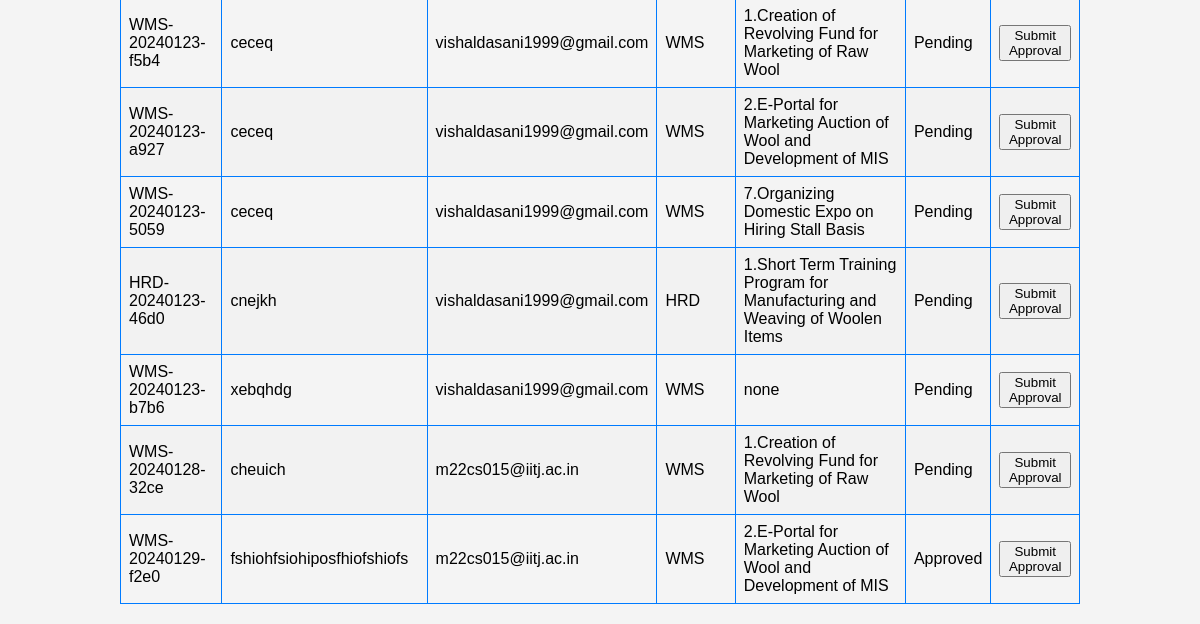
Before: /staff_dashboard/all-proposals/ (signed in, lower part) with the older database file.
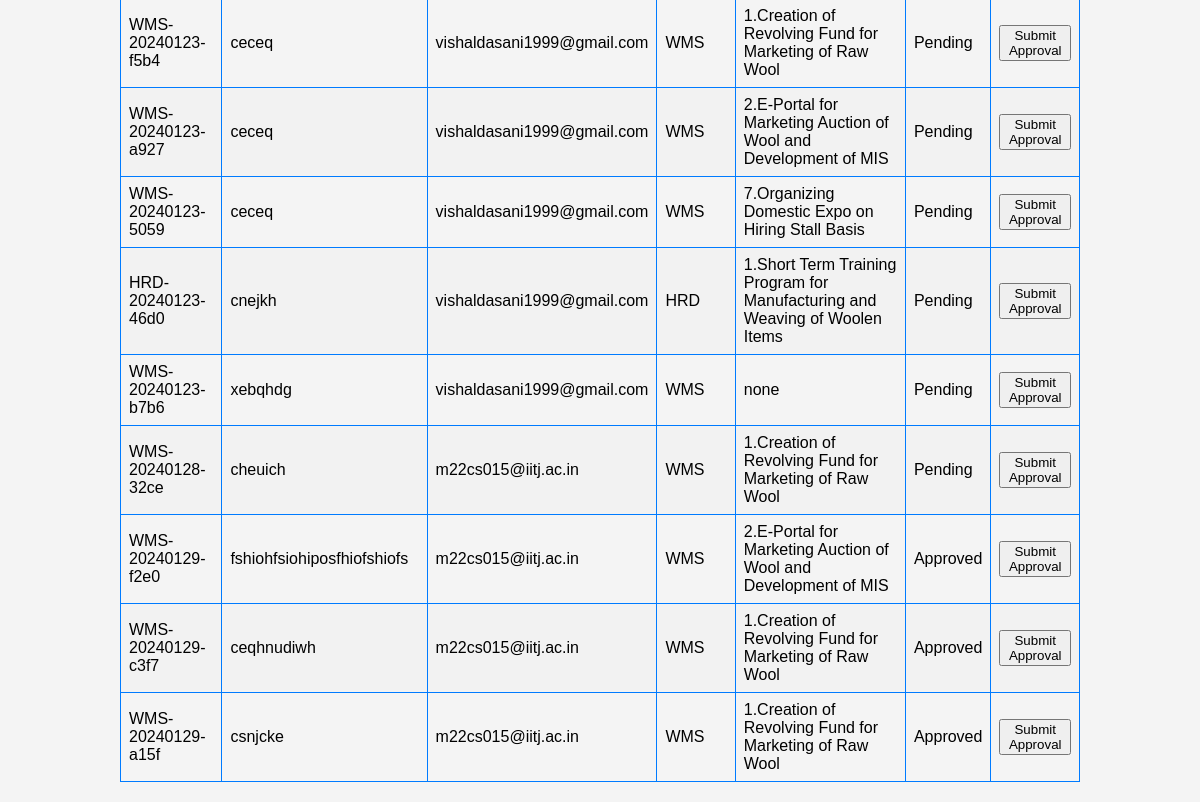
After: the same page with the newer database file.
### authapp/models.py (models this page shows, shortened)
class Proposal(models.Model):
    STATUS_CHOICES = [
        ('Pending', 'Pending'),
        ('Approved', 'Approved'),
        ('Completed', 'Completed'),
        ('Rejected', 'Rejected'),
        ('Resubmit','Resubmit')
    ]
    user = models.ForeignKey(settings.AUTH_USER_MODEL, on_delete=models.CASCADE)
    name_and_address = models.TextField()
    implementingAgencyState = models.CharField(max_length=100, blank=True, null=True)
    project_scheme = models.CharField(max_length=20)
    scheme_component = models.CharField(max_length=100)
    nature_of_applicant = models.CharField(max_length=50)
    other_nature = models.CharField(max_length=50, blank=True, null=True)
    brief_of_agency = models.TextField()
    objectives_of_project = models.TextField()
    brief_of_project = models.TextField()
    justification_of_project = models.TextField()
    methodology_of_project = models.TextField()
    expected_outcome = models.FileField(upload_to='excel_files/', blank=True, null=True)
    scenario_change = models.TextField()
    beneficiaries = models.FileField(upload_to='excel_files/', blank=True, null=True)
    mode_of_selection = models.TextField()
    component_wise_cost = models.FileField(upload_to='excel_files/', blank=True, null=True)
    component_wise_duration = models.FileField(upload_to='excel_files/', blank=True, null=True)
    location_of_project = models.CharField(max_length=100)
    associated_agency = models.TextField()
    bank_details = models.TextField()
    nodal_officer_details = models.TextField()
    other_info = models.TextField()
    status = models.CharField(max_length=20, choices=STATUS_CHOICES, default='Pending')
    total_fund_allocated = models.DecimalField(max_digits=20, decimal_places=2,blank=True,null=True)
    project_sanction_letter = models.FileField(upload_to='sanction_letters/',null=True)
    Approved_by=models.CharField(max_length=50,null=True,blank=True)
    project_report = models.FileField(upload_to='pdf_files/', blank=True, null=True)
    covering_letter = models.FileField(upload_to='pdf_files/', blank=True, null=True)
    unique_id = models.CharField(max_length=8, unique=True)
    created_at = models.DateTimeField(auto_now_add=True)
    total_duration = models.IntegerField(blank=True, null=True)
    goals = models.JSONField(default=dict)

class CustomUser(AbstractBaseUser, PermissionsMixin):
    AGENCY_NATURE_CHOICES = [
        ("Central Federations", "Central Federations"),
        ("State Federations", "State Federations"),
        ("Central Sheep & Wool Boards", "Central Sheep & Wool Boards"),
        ("State Sheep & Wool Boards", "State Sheep & Wool Boards"),
        ("UT Govt. Sheep & Wool Boards", "UT Govt. Sheep & Wool Boards"),
        ("UT Govt. Sheep & Wool Federations", "UT Govt. Sheep & Wool Federations"),
        ("State Govt. Corporations Federations", "State Govt. Corporations Federations"),
        ("Central Departments", "Central Departments"),
        ("State Departments", "State Departments"),
        ("UT Statutory Departments", "UT Statutory Departments"),
        ("Autonomous and Advisory Bodies Departments", "Autonomous and Advisory Bodies Departments"),
        ("State Cooperative Departments", "State Cooperative Departments"),
        ("UT Cooperative Departments", "UT Cooperative Departments"),
        ("Central Govt Cooperative Departments", "Central Govt Cooperative Departments"),
        ("Central Govt Animal Husbandry Department", "Central Govt Animal Husbandry Department"),
        ("State Govt. Animal Husbandry Department", "State Govt. Animal Husbandry Department"),
        ("UT Animal Husbandry Department", "UT Animal Husbandry Department"),
        ("State Industries Department", "State Industries Department"),
        ("Central Industries Department", "Central Industries Department"),
        ("UT Industries Department", "UT Industries Department"),
        ("Central Organizations", "Central Organizations"),
        ("State Organizations", "State Organizations"),
        ("UT Government Organizations", "UT Government Organizations"),
        ("Universities of State", "Universities of State"),
        ("Universities of Central Govt", "Universities of Central Govt"),
        ("Universities of UT", "Universities of UT"),
        ("Govt. marketing event organizers", "Govt. marketing event organizers"),
        ("Central Research & Development Institutions", "Central Research & Development Institutions"),
        ("State Research & Development Institutions", "State Research & Development Institutions"),
        ("UT Govts. Autonomous Research & Development Institutions", "UT Govts. Autonomous Research & Development Institutions"),
        ("Statutory Bodies Research & Development Institutions", "Statutory Bodies Research & Development Institutions"),
        ("Textiles Research Associations (TRAs)", "Textiles Research Associations (TRAs)"),
    ]
    is_staff = models.BooleanField(default=False)
    is_active = models.BooleanField(default=True)
    date_joined = models.DateTimeField(default=timezone.now)
    agency_name = models.CharField(max_length=100,blank=False,null=False,default="")
    agency_nature = models.CharField(
        max_length=100, choices=AGENCY_NATURE_CHOICES, default='Central Federations')
    registration_number = models.CharField(max_length=100, blank=True, null=True)
    address = models.TextField(default="",blank=False,null=False)
    pincode = models.CharField(max_length=10,blank=False,null=False,default="")
    contact_person_name = models.CharField(max_length=100,blank=False,null=False,default="")
    contact_person_designation = models.CharField(max_length=100,blank=False,null=False,default="")
    email = models.EmailField(_("email address"), unique=True,default="")
    contact_person_mobile = models.CharField(max_length=12,blank=False,null=False,default="")
    USERNAME_FIELD = "email"
    REQUIRED_FIELDS = []
    objects = CustomUserManager()
    def __str__(self):
        return self.email

### authapp/views.py (the view)
# urls.py: path('staff_dashboard/all-proposals/', views.all_proposal_details, name='all_proposal_details'),
@user_passes_test(lambda u: u.is_staff or u.is_superuser)
def all_proposal_details(request):
    proposals = Proposal.objects.all()
    return render(request, 'staff_template/admin_proposal_list.html', {'proposals': proposals})

### templates/staff_template/admin_proposal_list.html (shortened to what this page needs)
<!DOCTYPE html>
<html>
<head>
</head>
<body>
    <table>
        {% for proposal in proposals %}
            <tr>
                <td>{{ proposal.unique_id }}</td>
                <td>{{proposal.name_and_address}}</td>
                <td>{{proposal.user}}</td>
                <td>{{ proposal.project_scheme }}</td>
                <td>{{proposal.scheme_component}}</td>
                <td>{{ proposal.status }}</td>
                <td>
                    <form method="post" action="{% url 'authapp:submit_approval' proposal.unique_id %}">
                        <button type="submit" class="btn btn-primary">Submit Approval</button>
                    </form>
                </td>
            </tr>
        {% endfor %}
    </table>
</body>
</html>

Changed rows visible on the page:
added Proposal: unique_id "WMS-20240129-c3f7", name_and_address "ceqhnudiwh", user "m22cs015@iitj.ac.in", project_scheme "WMS", scheme_component "1.Creation of Revolving Fund for Marketing of Raw Wool", status "Approved"
added Proposal: unique_id "WMS-20240129-a15f", name_and_address "csnjcke", user "m22cs015@iitj.ac.in", project_scheme "WMS", scheme_component "1.Creation of Revolving Fund for Marketing of Raw Wool", status "Approved"
